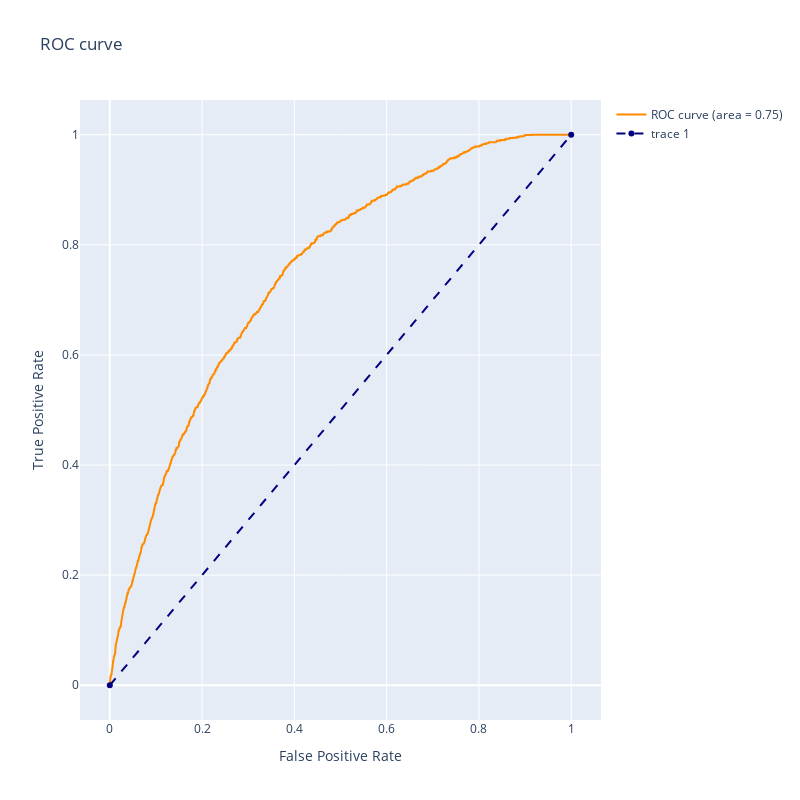

This figure's notebook cell:
### Code cell
# Plot ROC curve
fig = go.Figure()
fig.add_trace(
    go.Scatter(
        x=fpr,
        y=tpr,
        name="ROC curve (area = %0.2f)" % roc_auc,
        line=dict(color="darkorange", width=2),
        text=thresholds,
        hovertemplate="fpr: %{x:.2f}<br>tpr: %{y:.2f}<br>threshold: %{text:.2f}",
    )
)
fig.add_trace(
    go.Scatter(
        x=[0, 1],
        y=[0, 1],
        line=dict(color="navy", width=2, dash="dash"),
    )
)
fig.update_layout(
    width=800,
    height=800,
    title_text="ROC curve",
    xaxis_title="False Positive Rate",
    yaxis_title="True Positive Rate",
)
fig.show()

### Figure 1 — Plotly figure (JSON) as saved in the notebook; plotly's stock layout.template omitted (floating-point values rounded to 4 significant figures; data arrays with more than 128 entries replaced by an {"elided": "..."} marker saying what was removed)
{"data": [{"hovertemplate": "fpr: %{x:.2f}<br>tpr: %{y:.2f}<br>threshold: %{text:.2f}", "line": {"color": "darkorange", "width": 2}, "name": "ROC curve (area = 0.75)", "text": {"elided": "2186 float values"}, "type": "scatter", "x": {"elided": "2186 float values"}, "y": {"elided": "2186 float values"}}, {"line": {"color": "navy", "dash": "dash", "width": 2}, "type": "scatter", "x": [0, 1], "y": [0, 1]}], "layout": {"height": 800, "title": {"text": "ROC curve"}, "width": 800, "xaxis": {"title": {"text": "False Positive Rate"}}, "yaxis": {"title": {"text": "True Positive Rate"}}}}
